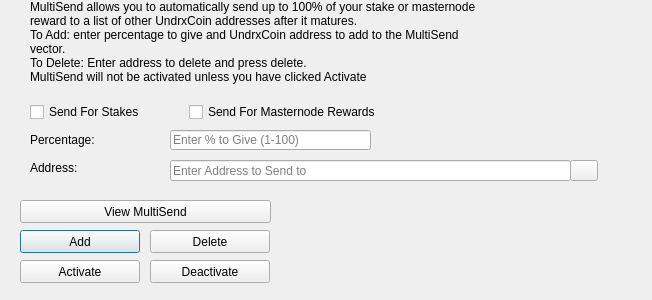
<?xml version="1.0" encoding="UTF-8"?>
<ui version="4.0">
 <class>MultiSendDialog</class>
 <widget class="QDialog" name="MultiSendDialog">
  <property name="windowModality">
   <enum>Qt::NonModal</enum>
  </property>
  <property name="geometry">
   <rect>
    <x>0</x>
    <y>0</y>
    <width>652</width>
    <height>300</height>
   </rect>
  </property>
  <property name="windowTitle">
   <string>MultiSend</string>
  </property>
  <widget class="QLineEdit" name="multiSendPercentEdit">
   <property name="geometry">
    <rect>
     <x>170</x>
     <y>130</y>
     <width>201</width>
     <height>20</height>
    </rect>
   </property>
   <property name="toolTip">
    <string>Enter whole numbers 1 - 100</string>
   </property>
   <property name="placeholderText">
    <string>Enter % to Give (1-100)</string>
   </property>
  </widget>
  <widget class="QLineEdit" name="multiSendAddressEdit">
   <property name="geometry">
    <rect>
     <x>170</x>
     <y>160</y>
     <width>401</width>
     <height>21</height>
    </rect>
   </property>
   <property name="toolTip">
    <string/>
   </property>
   <property name="placeholderText">
    <string>Enter Address to Send to</string>
   </property>
  </widget>
  <widget class="QLabel" name="label_2">
   <property name="geometry">
    <rect>
     <x>30</x>
     <y>0</y>
     <width>451</width>
     <height>121</height>
    </rect>
   </property>
   <property name="lineWidth">
    <number>1</number>
   </property>
   <property name="text">
    <string>MultiSend allows you to automatically send up to 100% of your stake or masternode reward to a list of other UndrxCoin addresses after it matures.
To Add: enter percentage to give and UndrxCoin address to add to the MultiSend vector.
To Delete: Enter address to delete and press delete.
MultiSend will not be activated unless you have clicked Activate</string>
   </property>
   <property name="alignment">
    <set>Qt::AlignLeading|Qt::AlignLeft|Qt::AlignTop</set>
   </property>
   <property name="wordWrap">
    <bool>true</bool>
   </property>
  </widget>
  <widget class="QLabel" name="message">
   <property name="geometry">
    <rect>
     <x>290</x>
     <y>200</y>
     <width>351</width>
     <height>91</height>
    </rect>
   </property>
   <property name="text">
    <string/>
   </property>
  </widget>
  <widget class="QPushButton" name="addButton">
   <property name="geometry">
    <rect>
     <x>20</x>
     <y>230</y>
     <width>120</width>
     <height>23</height>
    </rect>
   </property>
   <property name="toolTip">
    <string/>
   </property>
   <property name="statusTip">
    <string>Add to MultiSend Vector</string>
   </property>
   <property name="text">
    <string>Add</string>
   </property>
  </widget>
  <widget class="QPushButton" name="disableButton">
   <property name="geometry">
    <rect>
     <x>150</x>
     <y>260</y>
     <width>120</width>
     <height>23</height>
    </rect>
   </property>
   <property name="statusTip">
    <string>Deactivate MultiSend</string>
   </property>
   <property name="text">
    <string>Deactivate</string>
   </property>
  </widget>
  <widget class="QPushButton" name="addressBookButton">
   <property name="geometry">
    <rect>
     <x>570</x>
     <y>160</y>
     <width>28</width>
     <height>21</height>
    </rect>
   </property>
   <property name="toolTip">
    <string>Choose an address from the address book</string>
   </property>
   <property name="text">
    <string/>
   </property>
   <property name="icon">
    <iconset resource="../undx.qrc">
     <normaloff>:/icons/address-book</normaloff>:/icons/address-book</iconset>
   </property>
   <property name="shortcut">
    <string>Alt+A</string>
   </property>
   <property name="autoDefault">
    <bool>false</bool>
   </property>
  </widget>
  <widget class="QLabel" name="label">
   <property name="geometry">
    <rect>
     <x>30</x>
     <y>130</y>
     <width>121</width>
     <height>20</height>
    </rect>
   </property>
   <property name="toolTip">
    <string>Percentage of stake to send</string>
   </property>
   <property name="text">
    <string>Percentage:</string>
   </property>
  </widget>
  <widget class="QLabel" name="label_5">
   <property name="geometry">
    <rect>
     <x>30</x>
     <y>160</y>
     <width>111</width>
     <height>16</height>
    </rect>
   </property>
   <property name="toolTip">
    <string>Address to send portion of stake to</string>
   </property>
   <property name="text">
    <string>Address:</string>
   </property>
  </widget>
  <widget class="QPushButton" name="deleteButton">
   <property name="geometry">
    <rect>
     <x>150</x>
     <y>230</y>
     <width>120</width>
     <height>23</height>
    </rect>
   </property>
   <property name="toolTip">
    <string/>
   </property>
   <property name="statusTip">
    <string>Delete Address From MultiSend Vector</string>
   </property>
   <property name="text">
    <string>Delete</string>
   </property>
  </widget>
  <widget class="QPushButton" name="activateButton">
   <property name="geometry">
    <rect>
     <x>20</x>
     <y>260</y>
     <width>120</width>
     <height>23</height>
    </rect>
   </property>
   <property name="statusTip">
    <string>Activate MultiSend</string>
   </property>
   <property name="text">
    <string>Activate</string>
   </property>
  </widget>
  <widget class="QPushButton" name="viewButton">
   <property name="geometry">
    <rect>
     <x>20</x>
     <y>200</y>
     <width>251</width>
     <height>23</height>
    </rect>
   </property>
   <property name="toolTip">
    <string/>
   </property>
   <property name="statusTip">
    <string>View MultiSend Vector</string>
   </property>
   <property name="text">
    <string>View MultiSend</string>
   </property>
  </widget>
  <widget class="QWidget" name="horizontalLayoutWidget">
   <property name="geometry">
    <rect>
     <x>30</x>
     <y>100</y>
     <width>351</width>
     <height>24</height>
    </rect>
   </property>
   <layout class="QHBoxLayout" name="horizontalLayout">
    <item>
     <widget class="QCheckBox" name="multiSendStakeCheckBox">
      <property name="text">
       <string>Send For Stakes</string>
      </property>
     </widget>
    </item>
    <item>
     <widget class="QCheckBox" name="multiSendMasternodeCheckBox">
      <property name="text">
       <string>Send For Masternode Rewards</string>
      </property>
     </widget>
    </item>
   </layout>
  </widget>
 </widget>
 <resources>
  <include location="../undx.qrc"/>
 </resources>
 <connections/>
</ui>
